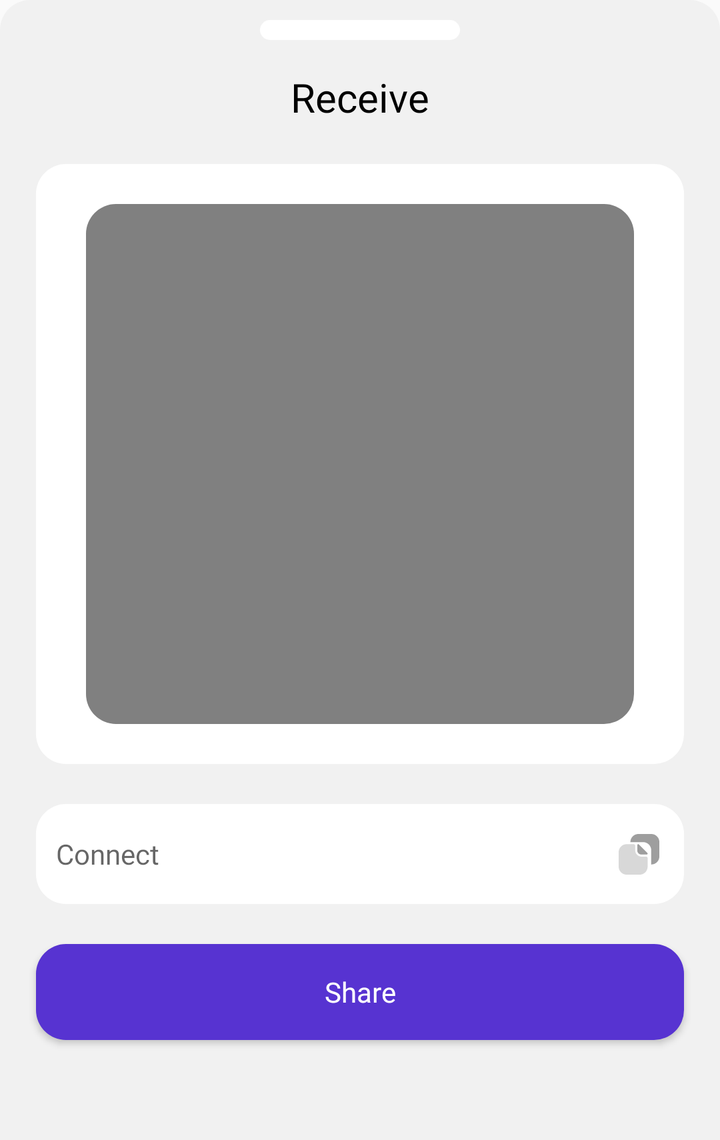
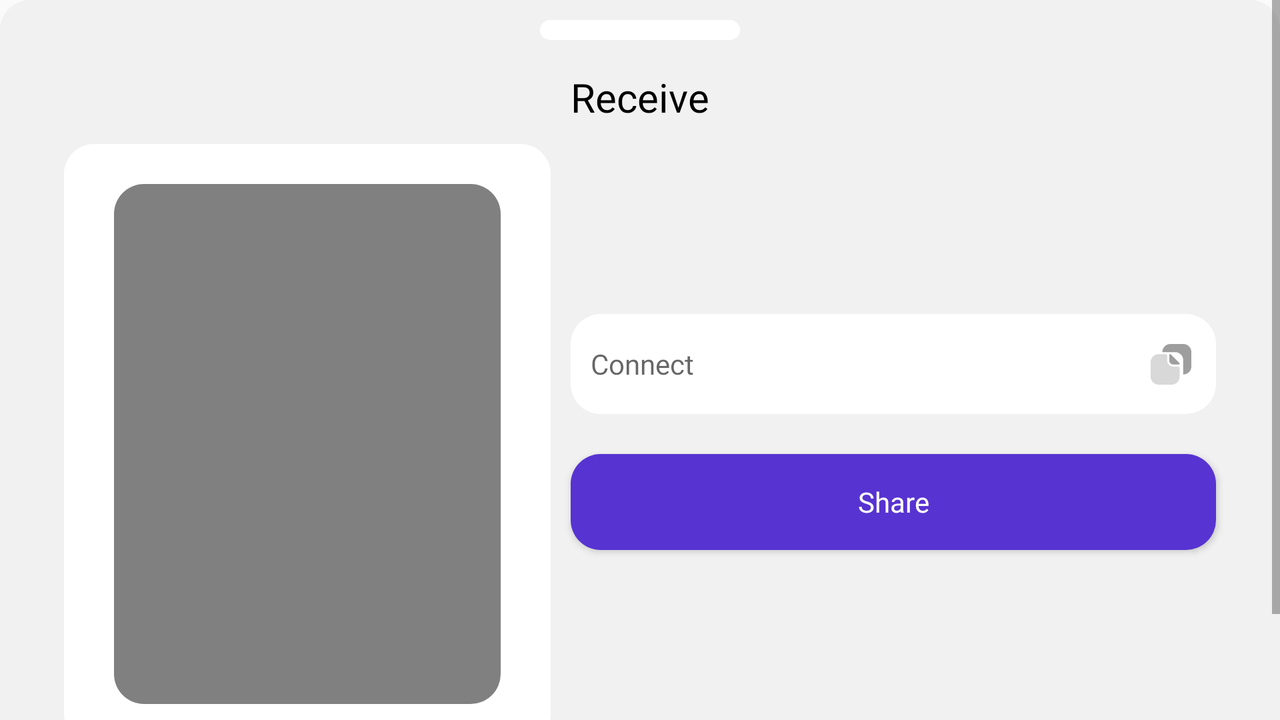

First picture: res/layout/ on a phone held upright. Second picture: the repository's own variant of that layout, on a device whose configuration matches the variant's folder. Source for both follows.
<!-- AndroidManifest.xml: application theme Theme.AstroCoin -->
<!-- res/layout/home_bottom_qrcode.xml -->
<?xml version="1.0" encoding="utf-8"?>
<LinearLayout xmlns:android="http://schemas.android.com/apk/res/android"
    xmlns:app="http://schemas.android.com/apk/res-auto"
    xmlns:tools="http://schemas.android.com/tools"
    android:orientation="vertical"
    android:background="@drawable/bottomsheetback"
    android:layout_width="match_parent"
    android:layout_height="wrap_content">

    <ScrollView
        android:layout_width="match_parent"
        android:layout_height="match_parent"
        tools:ignore="UselessParent">
        <androidx.constraintlayout.widget.ConstraintLayout
            android:layout_width="match_parent"
            android:layout_height="wrap_content">

            <View
                android:id="@+id/view7"
                android:layout_width="@dimen/dp_100"
                android:layout_height="@dimen/dp_10"
                android:layout_marginTop="@dimen/dp_10"
                android:background="@drawable/homecard"
                app:layout_constraintEnd_toEndOf="parent"
                app:layout_constraintStart_toStartOf="parent"
                app:layout_constraintTop_toTopOf="parent" />

            <TextView
                android:id="@+id/textView"
                android:layout_width="wrap_content"
                android:layout_height="wrap_content"
                android:fontFamily="@font/fredoka_fonts"
                android:text="@string/recieve"
                android:layout_marginTop="@dimen/dp_15"
                android:textColor="@color/black"
                android:textSize="@dimen/dp_20"
                app:layout_constraintEnd_toEndOf="parent"
                app:layout_constraintStart_toStartOf="parent"
                app:layout_constraintTop_toBottomOf="@+id/view7"
                tools:ignore="SpUsage" />

            <androidx.constraintlayout.widget.Guideline
                android:id="@+id/guideline38"
                android:layout_width="wrap_content"
                android:layout_height="wrap_content"
                android:orientation="vertical"
                app:layout_constraintGuide_percent="0.05"/>

            <androidx.constraintlayout.widget.Guideline
                android:id="@+id/guideline42"
                android:layout_width="wrap_content"
                android:layout_height="wrap_content"
                android:orientation="vertical"
                app:layout_constraintGuide_percent="0.95"/>

            <View
                android:id="@+id/view8"
                android:layout_width="0dp"
                android:layout_height="@dimen/dp_300"
                android:layout_marginTop="@dimen/dp_20"
                android:background="@drawable/homecard"
                app:layout_constraintEnd_toStartOf="@+id/guideline42"
                app:layout_constraintStart_toStartOf="@+id/guideline38"
                app:layout_constraintTop_toBottomOf="@+id/textView" />

            <TextView
                android:id="@+id/txtreadqrbottom"
                android:layout_width="0dp"
                android:layout_height="@dimen/dp_50"
                android:layout_marginTop="@dimen/dp_20"
                android:fontFamily="@font/fredoka_fonts"
                android:background="@drawable/homecard"
                android:gravity="center_vertical"
                android:hint="@string/connect"
                android:paddingStart="@dimen/dp_10"
                android:paddingEnd="@dimen/dp_10"
                app:layout_constraintEnd_toStartOf="@+id/guideline42"
                app:layout_constraintStart_toStartOf="@+id/guideline38"
                app:layout_constraintTop_toBottomOf="@+id/view8" />

            <ImageView
                android:id="@+id/imgreadqrbottomicon"
                android:layout_width="@dimen/dp_25"
                android:layout_height="@dimen/dp_25"
                android:layout_marginEnd="@dimen/dp_10"
                app:layout_constraintBottom_toBottomOf="@+id/txtreadqrbottom"
                app:layout_constraintEnd_toStartOf="@+id/guideline42"
                app:layout_constraintTop_toTopOf="@+id/txtreadqrbottom"
                app:srcCompat="@drawable/pasticon"
                tools:ignore="ContentDescription" />

            <Button
                android:id="@+id/btnreadqrbottom"
                style="@style/Widget.AppCompat.Button"
                android:layout_width="0dp"
                android:layout_height="wrap_content"
                android:fontFamily="@font/fredoka_fonts"
                android:layout_marginTop="@dimen/dp_20"
                android:background="@drawable/backsignin"
                android:text="@string/share"
                android:textAppearance="@style/TextAppearance.AppCompat.Body1"
                android:textColor="@color/white"
                app:layout_constraintEnd_toStartOf="@+id/guideline42"
                app:layout_constraintStart_toStartOf="@+id/guideline38"
                app:layout_constraintTop_toBottomOf="@+id/txtreadqrbottom" />

            <ImageView
                android:id="@+id/imageView19"
                android:layout_width="@dimen/dp_20"
                android:layout_height="@dimen/dp_20"
                android:src="@drawable/buttonsend"
                android:elevation="@dimen/dp_3"
                app:layout_constraintBottom_toBottomOf="@+id/btnreadqrbottom"
                app:layout_constraintStart_toStartOf="@+id/guideline44"
                app:layout_constraintTop_toTopOf="@+id/btnreadqrbottom"
                app:srcCompat="@drawable/buttonsend"
                tools:ignore="ContentDescription" />

            <androidx.constraintlayout.widget.Guideline
                android:id="@+id/guideline44"
                android:layout_width="wrap_content"
                android:layout_height="wrap_content"
                android:orientation="vertical"
                app:layout_constraintGuide_begin="239dp" />

            <View
                android:id="@+id/viewScanQrSsend"
                android:layout_width="match_parent"
                android:layout_height="@dimen/dp_50"
                app:layout_constraintEnd_toEndOf="parent"
                app:layout_constraintStart_toStartOf="parent"
                app:layout_constraintTop_toBottomOf="@+id/btnreadqrbottom" />

            <ImageView
                android:id="@+id/imgreadqrbottom"
                android:layout_width="0dp"
                android:layout_height="0dp"
                android:layout_marginStart="@dimen/dp_25"
                android:layout_marginTop="@dimen/dp_20"
                android:layout_marginEnd="@dimen/dp_25"
                android:layout_marginBottom="@dimen/dp_20"
                app:layout_constraintBottom_toBottomOf="@+id/view8"
                app:layout_constraintEnd_toStartOf="@+id/guideline42"
                app:layout_constraintStart_toStartOf="@+id/guideline38"
                app:layout_constraintTop_toTopOf="@+id/view8"
                app:srcCompat="@drawable/passsign"
                tools:ignore="ContentDescription" />

        </androidx.constraintlayout.widget.ConstraintLayout>
    </ScrollView>

</LinearLayout>
<!-- resources referenced by this layout -->
<resources>
  <color name="black">#FF000000</color>
  <color name="white">#FFFFFFFF</color>
  <dimen name="dp_10">10dp</dimen>
  <dimen name="dp_100">100dp</dimen>
  <dimen name="dp_15">15dp</dimen>
  <dimen name="dp_20">20dp</dimen>
  <dimen name="dp_25">25dp</dimen>
  <dimen name="dp_3">3dp</dimen>
  <dimen name="dp_300">300dp</dimen>
  <dimen name="dp_50">50dp</dimen>
  <!-- drawable backsignin (drawable-v24) -->
  <?xml version="1.0" encoding="utf-8"?>
  <shape xmlns:android="http://schemas.android.com/apk/res/android">
      <solid android:color="#5733D1" />
      <corners android:radius="15dp" />
  </shape>
  <!-- drawable bottomsheetback (drawable-v24) -->
  <?xml version="1.0" encoding="utf-8"?>
  <shape xmlns:android="http://schemas.android.com/apk/res/android"
      android:shape="rectangle">
      <solid android:color="@color/fon"/>
      <corners android:topLeftRadius="15dp"
          android:topRightRadius="15dp"/>
  </shape>
  <!-- drawable homecard (drawable) -->
  <?xml version="1.0" encoding="utf-8"?>
  <shape xmlns:android="http://schemas.android.com/apk/res/android">
      <solid android:color="@color/white" />
      <corners android:radius="15dp" />
  </shape>
  <!-- drawable passsign (drawable) -->
  <?xml version="1.0" encoding="utf-8"?>
  <shape xmlns:android="http://schemas.android.com/apk/res/android">
      <solid android:color="@color/gray" />
      <corners android:radius="15dp" />
  </shape>
  <!-- drawable pasticon: vector/xml drawable (drawable, 2702 chars, omitted) -->
  <string name="connect">Connect</string>
  <string name="recieve">Receive</string>
  <string name="share">Share</string>
  <style name="Theme.AstroCoin" parent="Theme.AppCompat.Light.DarkActionBar">
          
          <item name="colorPrimary">@color/purple_500</item>
          <item name="colorPrimaryDark">@color/purple_700</item>
          <item name="colorAccent">@color/teal_200</item>
          
      </style>
  <color name="fon">#F1F1F1</color>
  <color name="gray">#FF808080</color>
  <color name="purple_500">#FF6200EE</color>
  <color name="purple_700">#FF3700B3</color>
  <color name="teal_200">#FF03DAC5</color>
</resources>
<!-- res/layout-land/home_bottom_qrcode.xml (the repository's variant of the layout above) -->
<!-- drawn on the phone turned sideways -->
<?xml version="1.0" encoding="utf-8"?>
<LinearLayout xmlns:android="http://schemas.android.com/apk/res/android"
    xmlns:app="http://schemas.android.com/apk/res-auto"
    xmlns:tools="http://schemas.android.com/tools"
    android:orientation="vertical"
    android:background="@drawable/bottomsheetback"
    android:layout_width="match_parent"
    android:layout_height="wrap_content">
    <ScrollView
        android:layout_width="match_parent"
        android:layout_height="wrap_content"
        tools:ignore="UselessLeaf,UselessParent">
        <androidx.constraintlayout.widget.ConstraintLayout
            android:layout_width="match_parent"
            android:layout_height="wrap_content">

            <View
                android:id="@+id/view7"
                android:layout_width="@dimen/dp_100"
                android:layout_height="@dimen/dp_10"
                android:layout_marginTop="@dimen/dp_10"
                android:background="@drawable/homecard"
                app:layout_constraintEnd_toEndOf="parent"
                app:layout_constraintStart_toStartOf="parent"
                app:layout_constraintTop_toTopOf="parent" />

            <TextView
                android:id="@+id/textView"
                android:layout_width="wrap_content"
                android:layout_height="wrap_content"
                android:layout_marginTop="@dimen/dp_15"
                android:fontFamily="@font/fredoka_fonts"
                android:text="@string/recieve"
                android:textColor="@color/black"
                android:textSize="@dimen/dp_20"
                app:layout_constraintEnd_toEndOf="parent"
                app:layout_constraintStart_toStartOf="parent"
                app:layout_constraintTop_toBottomOf="@+id/view7"
                tools:ignore="SpUsage" />

            <androidx.constraintlayout.widget.Guideline
                android:id="@+id/guideline38"
                android:layout_width="wrap_content"
                android:layout_height="wrap_content"
                android:orientation="vertical"
                app:layout_constraintGuide_percent="0.05" />

            <androidx.constraintlayout.widget.Guideline
                android:id="@+id/guideline42"
                android:layout_width="wrap_content"
                android:layout_height="wrap_content"
                android:orientation="vertical"
                app:layout_constraintGuide_percent="0.95" />

            <View
                android:id="@+id/view8"
                android:layout_width="@dimen/dp_0"
                android:layout_height="@dimen/dp_300"
                android:background="@drawable/homecard"
                android:layout_marginTop="@dimen/dp_10"
                app:layout_constraintEnd_toStartOf="@+id/guideline54"
                app:layout_constraintStart_toStartOf="@+id/guideline38"
                app:layout_constraintTop_toBottomOf="@+id/textView" />

            <TextView
                android:id="@+id/txtreadqrbottom"
                android:layout_width="0dp"
                android:layout_height="@dimen/dp_50"
                android:background="@drawable/homecard"
                android:fontFamily="@font/fredoka_fonts"
                android:layout_marginStart="@dimen/dp_10"
                android:gravity="center_vertical"
                android:hint="@string/connect"
                android:layout_marginBottom="@dimen/dp_60"
                android:paddingStart="@dimen/dp_10"
                android:paddingEnd="@dimen/dp_10"
                app:layout_constraintBottom_toBottomOf="@+id/imgreadqrbottom"
                app:layout_constraintEnd_toStartOf="@+id/guideline42"
                app:layout_constraintStart_toEndOf="@+id/view8"
                app:layout_constraintTop_toTopOf="@+id/view8" />

            <ImageView
                android:id="@+id/imgreadqrbottomicon"
                android:layout_width="@dimen/dp_25"
                android:layout_height="@dimen/dp_25"
                android:layout_marginEnd="@dimen/dp_10"
                app:layout_constraintBottom_toBottomOf="@+id/txtreadqrbottom"
                app:layout_constraintEnd_toStartOf="@+id/guideline42"
                app:layout_constraintTop_toTopOf="@+id/txtreadqrbottom"
                app:srcCompat="@drawable/pasticon"
                tools:ignore="ContentDescription" />

            <Button
                android:id="@+id/btnreadqrbottom"
                style="@style/Widget.AppCompat.Button"
                android:layout_width="0dp"
                android:layout_height="wrap_content"
                android:layout_marginStart="@dimen/dp_10"
                android:layout_marginTop="@dimen/dp_20"
                android:background="@drawable/backsignin"
                android:fontFamily="@font/fredoka_fonts"
                android:text="@string/share"
                android:textAppearance="@style/TextAppearance.AppCompat.Body1"
                android:textColor="@color/white"
                app:layout_constraintEnd_toStartOf="@+id/guideline42"
                app:layout_constraintStart_toEndOf="@+id/view8"
                app:layout_constraintTop_toBottomOf="@+id/txtreadqrbottom" />

            <ImageView
                android:id="@+id/imageView19"
                android:layout_width="@dimen/dp_20"
                android:layout_height="@dimen/dp_20"
                android:elevation="@dimen/dp_3"
                android:layout_marginEnd="@dimen/dp_130"
                android:src="@drawable/buttonsend"
                app:layout_constraintBottom_toBottomOf="@+id/btnreadqrbottom"
                app:layout_constraintEnd_toStartOf="@+id/guideline42"
                app:layout_constraintTop_toTopOf="@+id/btnreadqrbottom"
                app:srcCompat="@drawable/buttonsend"
                tools:ignore="ContentDescription" />


            <View
                android:layout_width="match_parent"
                android:layout_height="@dimen/dp_50"
                app:layout_constraintEnd_toEndOf="parent"
                app:layout_constraintStart_toStartOf="parent"
                app:layout_constraintTop_toBottomOf="@+id/view8" />

            <ImageView
                android:id="@+id/imgreadqrbottom"
                android:layout_width="0dp"
                android:layout_height="0dp"
                android:layout_marginStart="@dimen/dp_25"
                android:layout_marginTop="@dimen/dp_20"
                android:layout_marginBottom="@dimen/dp_20"
                android:layout_marginEnd="@dimen/dp_25"
                app:layout_constraintBottom_toBottomOf="@+id/view8"
                app:layout_constraintEnd_toEndOf="@+id/view8"
                app:layout_constraintStart_toStartOf="@+id/guideline38"
                app:layout_constraintTop_toTopOf="@+id/view8"
                app:srcCompat="@drawable/passsign"
                tools:ignore="ContentDescription" />

            <androidx.constraintlayout.widget.Guideline
                android:id="@+id/guideline54"
                android:layout_width="wrap_content"
                android:layout_height="wrap_content"
                android:orientation="vertical"
                app:layout_constraintGuide_percent="0.43"/>

        </androidx.constraintlayout.widget.ConstraintLayout>

    </ScrollView>

</LinearLayout>
<!-- resources referenced by the variant -->
<!-- as the phone turned sideways resolves them -->
<resources>
  <color name="black">#FF000000</color>
  <color name="white">#FFFFFFFF</color>
  <dimen name="dp_0">0dp</dimen>
  <dimen name="dp_10">10dp</dimen>
  <dimen name="dp_100">100dp</dimen>
  <dimen name="dp_130">130dp</dimen>
  <dimen name="dp_15">15dp</dimen>
  <dimen name="dp_20">20dp</dimen>
  <dimen name="dp_25">25dp</dimen>
  <dimen name="dp_3">3dp</dimen>
  <dimen name="dp_300">300dp</dimen>
  <dimen name="dp_50">50dp</dimen>
  <dimen name="dp_60">60dp</dimen>
  <!-- drawable backsignin (drawable-v24) -->
  <?xml version="1.0" encoding="utf-8"?>
  <shape xmlns:android="http://schemas.android.com/apk/res/android">
      <solid android:color="#5733D1" />
      <corners android:radius="15dp" />
  </shape>
  <!-- drawable bottomsheetback (drawable-v24) -->
  <?xml version="1.0" encoding="utf-8"?>
  <shape xmlns:android="http://schemas.android.com/apk/res/android"
      android:shape="rectangle">
      <solid android:color="@color/fon"/>
      <corners android:topLeftRadius="15dp"
          android:topRightRadius="15dp"/>
  </shape>
  <!-- drawable homecard (drawable) -->
  <?xml version="1.0" encoding="utf-8"?>
  <shape xmlns:android="http://schemas.android.com/apk/res/android">
      <solid android:color="@color/white" />
      <corners android:radius="15dp" />
  </shape>
  <!-- drawable passsign (drawable) -->
  <?xml version="1.0" encoding="utf-8"?>
  <shape xmlns:android="http://schemas.android.com/apk/res/android">
      <solid android:color="@color/gray" />
      <corners android:radius="15dp" />
  </shape>
  <!-- drawable pasticon: vector/xml drawable (drawable, 2702 chars, omitted) -->
  <string name="connect">Connect</string>
  <string name="recieve">Receive</string>
  <string name="share">Share</string>
  <style name="Theme.AstroCoin" parent="Theme.AppCompat.Light.DarkActionBar">
          
          <item name="colorPrimary">@color/purple_500</item>
          <item name="colorPrimaryDark">@color/purple_700</item>
          <item name="colorAccent">@color/teal_200</item>
          
      </style>
  <color name="fon">#F1F1F1</color>
  <color name="gray">#FF808080</color>
  <color name="purple_500">#FF6200EE</color>
  <color name="purple_700">#FF3700B3</color>
  <color name="teal_200">#FF03DAC5</color>
</resources>
